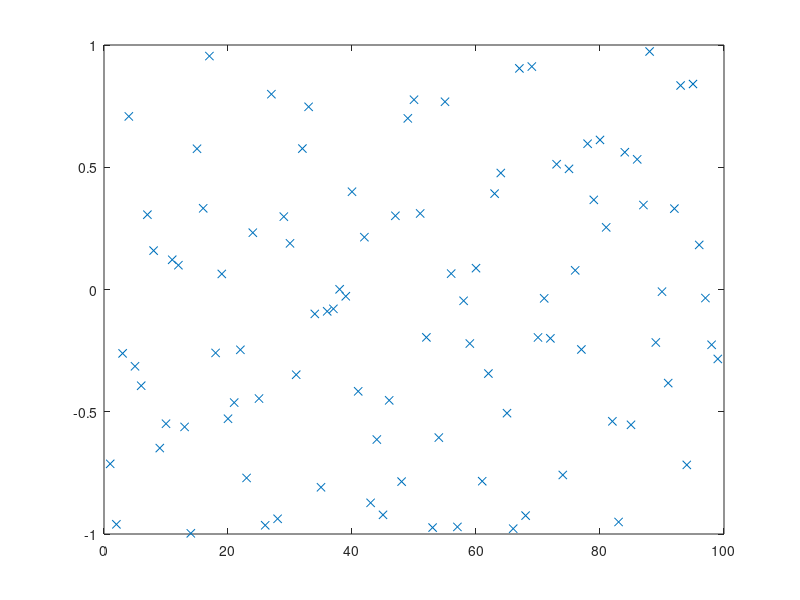

Write the MATLAB code that produced this figure. (Note: this script raises an error after producing the figure.)
% script <a href="matlab:NR_InsertionSortTest">NR_InsertionSortTest</a>
% Test <a href="matlab:help NR_InsertionSort">NR_InsertionSort</a> on a random set of data.
% Numerical Renaissance codebase, Chapter 7, https://github.com/tbewley/NR
% Copyright 2022 by Thomas Bewley, distributed under BSD 3-Clause License. 

n=99; D=2*rand(n,1)-1; close all, plot(D(:,1),'x'), pause(0.1)
[D,index]=NR_InsertionSort(D,1,n);   plot(D(:,1),'x')

% end script NR_InsertionSortTest
